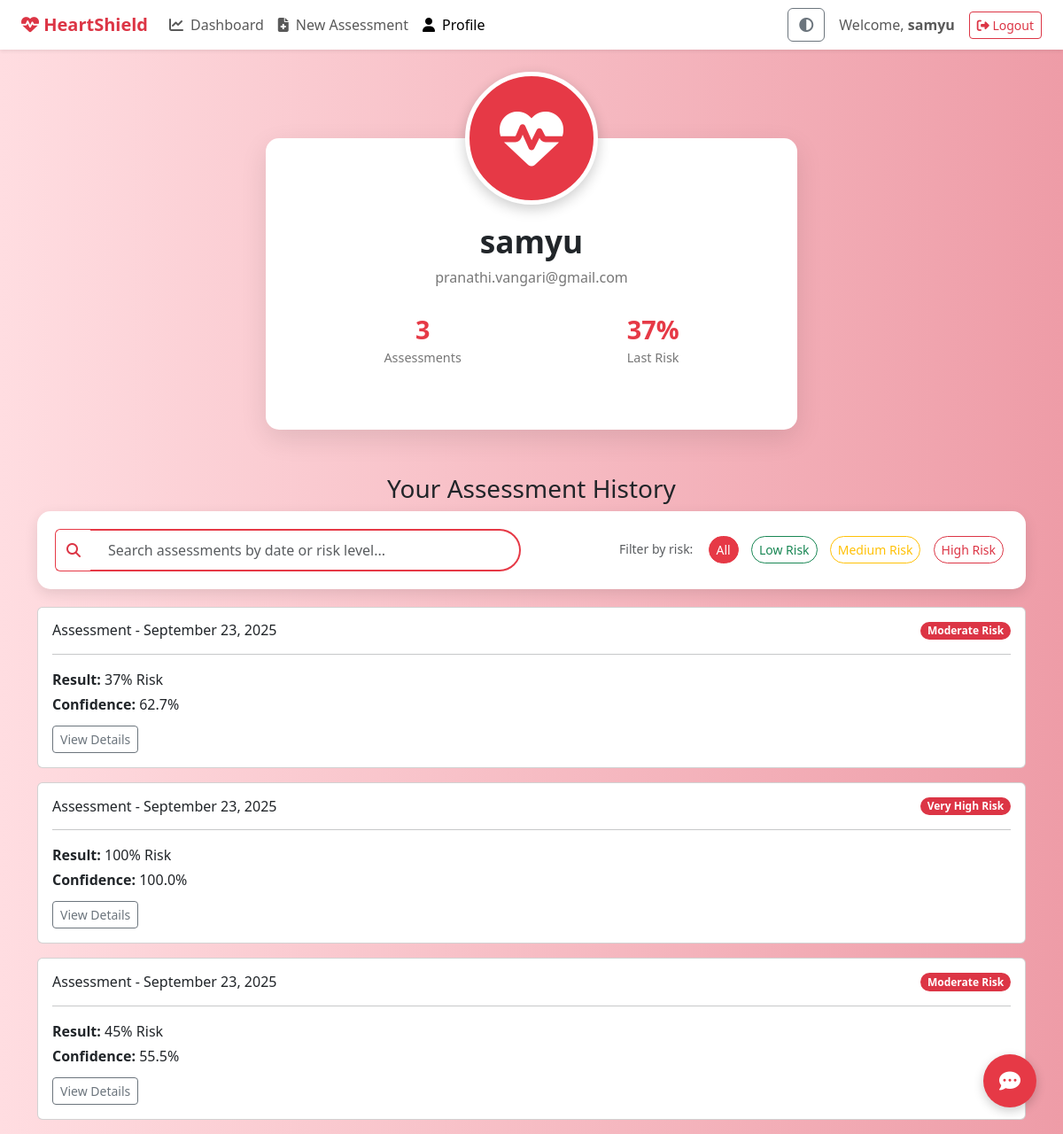
Page /profile (signed in) on the committed database.
### app.py (models this page shows)
class User(db.Model, UserMixin):
    id = db.Column(db.Integer, primary_key=True)
    fullName = db.Column(db.String(150), nullable=False)
    email = db.Column(db.String(150), unique=True, nullable=False)
    password = db.Column(db.String(60), nullable=True)  # Made nullable for Firebase users
    firebase_uid = db.Column(db.String(128), unique=True, nullable=True)  # New field for Firebase UID
    image_file = db.Column(db.String(20), nullable=False, default='default.jpg')
    assessments = db.relationship('Assessment', backref='author', lazy=True)

class Assessment(db.Model):
    id = db.Column(db.Integer, primary_key=True)
    date = db.Column(db.DateTime, nullable=False, default=datetime.utcnow)
    riskLevel = db.Column(db.Integer, nullable=False)
    riskText = db.Column(db.String(50), nullable=False)
    confidenceScore = db.Column(db.Float, nullable=False)
    inputs = db.Column(db.Text, nullable=False)
    documentName = db.Column(db.String(150), nullable=True)
    user_id = db.Column(db.Integer, db.ForeignKey('user.id'), nullable=False)

### app.py (the view)
@app.route('/profile')
@login_required
def profile():
    assessments = Assessment.query.filter_by(author=current_user).order_by(Assessment.date.desc()).all()
    for assessment in assessments:
        assessment.inputs_dict = json.loads(assessment.inputs)
    return render_template('profile.html', assessments=assessments)

### app.py (called while the page is built)
@login_manager.user_loader
def load_user(user_id):
    return User.query.get(int(user_id))

### templates/profile.html (shortened to what this page needs)
<!DOCTYPE html>
<html lang="en">
<head>
    <link href="https://cdn.jsdelivr.net/npm/bootstrap@5.3.0/dist/css/bootstrap.min.css" rel="stylesheet">
    <link href="https://cdn.jsdelivr.net/npm/bootstrap-icons/font/bootstrap-icons.css" rel="stylesheet">
    <link rel="stylesheet" href="https://cdnjs.cloudflare.com/ajax/libs/font-awesome/6.4.0/css/all.min.css">
    <link rel="stylesheet" href="{{ url_for('static', filename='style.css') }}">
</head>
<body>
    <nav class="navbar navbar-expand-lg bg-white shadow-sm px-4">
        <a class="navbar-brand fw-bold text-danger" href="{{ url_for('dashboard') }}"><i class="fa-solid fa-heart-pulse"></i> HeartShield</a>
        <div class="collapse navbar-collapse">
            <ul class="navbar-nav me-auto">
                <li class="nav-item"><a class="nav-link" href="{{ url_for('dashboard') }}"><i class="fa-solid fa-chart-line"></i> Dashboard</a></li>
                <li class="nav-item"><a class="nav-link" href="{{ url_for('assessment') }}"><i class="fa-solid fa-file-medical"></i> New Assessment</a></li>
                <li class="nav-item"><a class="nav-link active" href="{{ url_for('profile') }}"><i class="fa-solid fa-user"></i> Profile</a></li>
            </ul>
            <button onclick="toggleTheme()" class="btn btn-outline-secondary me-3"><i class="fa-solid fa-circle-half-stroke"></i></button>
            <span class="navbar-text me-3">Welcome, <b>{{ current_user.fullName.split(' ')[0] }}</b></span>
            <a href="{{ url_for('logout') }}" class="btn btn-outline-danger btn-sm"><i class="fa-solid fa-right-from-bracket"></i> Logout</a>
        </div>
    </nav>
    <div class="container mt-4">
        <div class="profile-card">
            <div class="profile-pic-container">
                <i class="fa-solid fa-heart-pulse"></i>
            </div>
            <h4 class="profile-name">{{ current_user.fullName }}</h4>
            <p class="profile-location">{{ current_user.email }}</p>
            <div class="profile-stats">
                <div class="stat-item">
                    <div class="stat-number">{{ assessments|length }}</div>
                    <div class="stat-label">Assessments</div>
                </div>
                <div class="stat-item">
                    <div class="stat-number">{% if assessments %}{{ assessments[0].riskLevel }}%{% else %}N/A{% endif %}</div>
                    <div class="stat-label">Last Risk</div>
                </div>
            </div>
        </div>
        <h3 class="mt-5 text-center">Your Assessment History</h3>
        <div class="search-filter-container">
            <div class="row align-items-center">
                <div class="col-md-6 mb-3 mb-md-0">
                    <div class="input-group">
                        <span class="input-group-text bg-white border-end-0" style="border-color: #e63946;">
                            <i class="fa-solid fa-search text-danger"></i>
                        </span>
                        <input type="text" id="searchInput" class="form-control search-input border-start-0" placeholder="Search assessments by date or risk level...">
                    </div>
                </div>
                <div class="col-md-6">
                    <div class="text-md-end">
                        <small class="text-muted me-2">Filter by risk:</small>
                        <button class="btn btn-outline-danger btn-sm filter-btn active" data-filter="all">All</button>
                        <button class="btn btn-outline-success btn-sm filter-btn" data-filter="low">Low Risk</button>
                        <button class="btn btn-outline-warning btn-sm filter-btn" data-filter="medium">Medium Risk</button>
                        <button class="btn btn-outline-danger btn-sm filter-btn" data-filter="high">High Risk</button>
                    </div>
                </div>
            </div>
        </div>
        <div id="history-list" class="mt-3">
            {% if assessments %}
                {% for assessment in assessments %}
                <div class="card p-3 mb-3 assessment-card" data-risk-level="{{ assessment.riskLevel }}" data-risk-text="{{ assessment.riskText|lower }}" data-date="{{ assessment.date.strftime('%B %d, %Y')|lower }}">
                    <div class="d-flex justify-content-between align-items-center">
                        <h6 class="mb-0">Assessment - {{ assessment.date.strftime('%B %d, %Y') }}</h6>
                        <span class="badge bg-danger rounded-pill">{{ assessment.riskText }}</span>
                    </div>
                    <hr>
                    <p class="mb-1"><strong>Result:</strong> {{ assessment.riskLevel }}% Risk</p>
                    <p class="mb-1"><strong>Confidence:</strong> {{ assessment.confidenceScore }}%</p>
                    <div class="mt-2">
                        <button class="btn btn-sm btn-outline-secondary" onclick="toggleDetails('details-{{ assessment.id }}')">View Details</button>
                    </div>
                </div>
                {% endfor %}
            {% else %}
                <div class="card p-4 text-center">
                    <p class="text-muted mb-0">You have no assessment history yet.</p>
                </div>
            {% endif %}
        </div>
    </div>
    <div class="chat-button" id="chat-button">
    <i class="fa-solid fa-comment-dots"></i>
</div>
</body>
</html>

### static/style.css (style rules this page uses)
html, body { margin: 0; padding: 0; width: 100%; box-sizing: border-box; }
*, *:before, *:after { box-sizing: inherit; }
.chat-button { position: fixed; bottom: 30px; right: 30px; background-color: #e63946; color: white; width: 60px; height: 60px; border-radius: 50%; display: flex; justify-content: center; align-items: center; font-size: 24px; cursor: pointer; box-shadow: 0 4px 12px rgba(0,0,0,0.2); z-index: 1000; }

### templates/profile.html (style rules this page uses)
body { background: linear-gradient(to right, #ffdde1, #ee9ca7); }
.profile-card { background: #fff; border-radius: 15px; box-shadow: 0 10px 30px rgba(0,0,0,0.1); padding: 40px; max-width: 600px; margin: 100px auto 50px; text-align: center; position: relative; padding-top: 100px; }
.profile-pic-container { width: 150px; height: 150px; border-radius: 50%; margin: -175px auto 20px; box-shadow: 0 5px 15px rgba(0,0,0,0.2); border: 5px solid #fff; position: relative; z-index: 2; display: flex; align-items: center; justify-content: center; background-color: #e63946; color: white; font-size: 4.5rem; }
.profile-name { font-size: 2.2rem; font-weight: bold; }
.profile-location { color: #777; font-size: 1rem; margin-bottom: 25px; }
.profile-stats { display: flex; justify-content: space-around; margin-bottom: 30px; }
.stat-number { font-size: 1.8rem; font-weight: bold; color: #e63946; }
.stat-label { font-size: 0.9rem; color: #777; }
.nav-link { display: flex; align-items: center; gap: 8px; }
.search-filter-container { background: #fff; border-radius: 15px; box-shadow: 0 5px 15px rgba(0,0,0,0.1); padding: 20px; margin-bottom: 20px; }
.search-input { border-radius: 25px; border: 2px solid #e63946; padding: 10px 20px; }
.filter-btn { border-radius: 20px; margin: 0 5px; transition: all 0.3s ease; }
.filter-btn.active { background-color: #e63946; border-color: #e63946; color: white; }
.assessment-card { transition: all 0.3s ease; }

### rows in the picture
User: fullName "samyu", email "pranathi.vangari@gmail.com"
Assessment: riskLevel "37", date "September 23, 2025", riskText "Moderate Risk", confidenceScore "62.7"
Assessment: date "September 23, 2025", riskText "Very High Risk", riskLevel "100", confidenceScore "100.0"
Assessment: date "September 23, 2025", riskText "Moderate Risk", riskLevel "45", confidenceScore "55.5"

### other values in the picture
{{ assessments|length }} "3"
